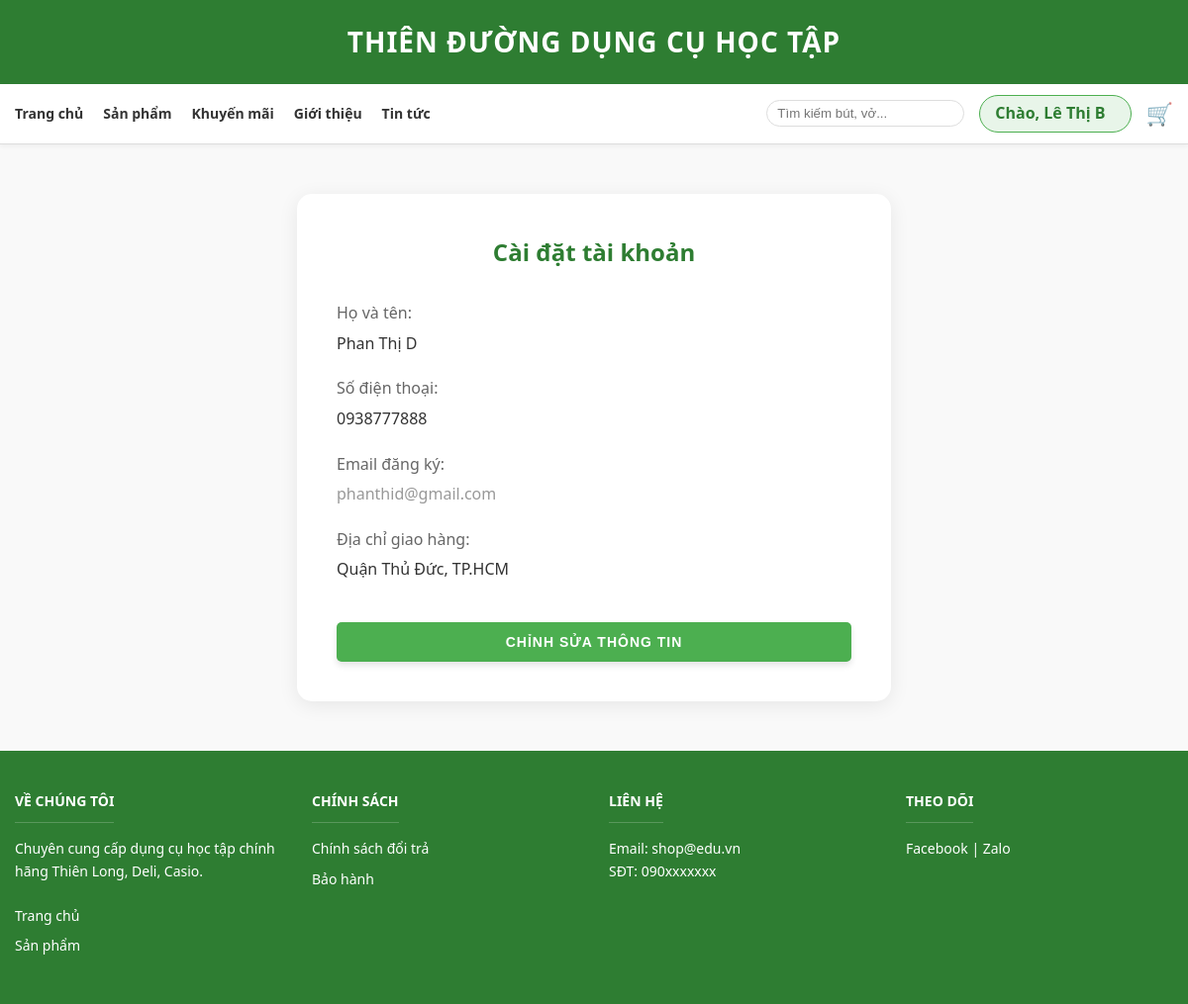
Screenshot of /Views/Taikhoan/settings.php (signed in) with the database file from the repository.
### tables this page shows
CREATE TABLE IF NOT EXISTS `khachhang` (
  `MaKH` int NOT NULL AUTO_INCREMENT,
  `HoTen` varchar(100) NOT NULL,
  `SDT` varchar(20) DEFAULT NULL,
  `DiaChi` text,
  `Email` varchar(100) DEFAULT NULL,
  `MaTK` int DEFAULT NULL,
  PRIMARY KEY (`MaKH`),
  KEY `MaTK` (`MaTK`)
);

### classes/DB.class.php (called while the page is built, shortened)
<?php
class Db
{
    protected $pdo;
    public function __construct()
    {
        try {
            $dsn = "mysql:host=" . DB_HOST . ";dbname=" . DB_NAME . ";charset=utf8mb4";
            $options = [
                PDO::ATTR_ERRMODE            => PDO::ERRMODE_EXCEPTION,
                PDO::ATTR_DEFAULT_FETCH_MODE => PDO::FETCH_ASSOC,
                PDO::ATTR_EMULATE_PREPARES   => false,
            ];
            $this->pdo = new PDO($dsn, DB_USER, DB_PASS, $options);
        } catch (PDOException $e) {
            die("Lỗi kết nối Database: " . $e->getMessage());
        }
    }
    public function query($sql, $params = [])
    {
        $stmt = $this->pdo->prepare($sql);
        $stmt->execute($params);
        return $stmt;
    }
}

### Views/Taikhoan/settings.php (the view, shortened to what this page needs)
<?php
require_once '../../classes/DB.class.php';
$db = new Db();
$maKH = $_SESSION['user_id'];
$user = $db->query("SELECT * FROM khachhang WHERE MaKH = ?", [$maKH])->fetch();
include_once '../includes/header.php';
?>
<div class="container" style="margin-top: 50px; margin-bottom: 50px; display: flex; justify-content: center;">
    <div style="width: 100%; max-width: 600px; background: white; padding: 40px; border-radius: 15px; box-shadow: 0 4px 20px rgba(0,0,0,0.08);">
        <h2 style="color: var(--primary-color); text-align: center; margin-bottom: 30px;">
            Cài đặt tài khoản
        </h2>
        <form method="POST" action="" id="settingsForm">
            <div style="margin-bottom: 20px;">
                <label style="display: block; color: #666; font-weight: 500; margin-bottom: 5px;">Họ và tên:</label>
                <p id="view_hoTen" style="font-size: 16px; color: #333; margin: 0;"><?php echo htmlspecialchars($user['HoTen']); ?></p>
            </div>
            <div style="margin-bottom: 20px;">
                <label style="display: block; color: #666; font-weight: 500; margin-bottom: 5px;">Số điện thoại:</label>
                <p id="view_sdt" style="font-size: 16px; color: #333; margin: 0;"><?php echo htmlspecialchars($user['SDT'] ?? 'Chưa cập nhật'); ?></p>
            </div>
            <div style="margin-bottom: 20px;">
                <label style="display: block; color: #666; font-weight: 500; margin-bottom: 5px;">Email đăng ký:</label>
                <p style="font-size: 16px; color: #999; margin: 0;"><?php echo htmlspecialchars($user['Email']); ?></p>
            </div>
            <div style="margin-bottom: 25px;">
                <label style="display: block; color: #666; font-weight: 500; margin-bottom: 5px;">Địa chỉ giao hàng:</label>
                <p id="view_diaChi" style="font-size: 16px; color: #333; margin: 0;"><?php echo htmlspecialchars($user['DiaChi'] ?? 'Chưa cập nhật'); ?></p>
            </div>
            <div style="display: flex; gap: 10px;">
                <button type="button" id="btn_edit" onclick="toggleEditMode(true)" class="btn-buy-now"
                    style="flex: 1; background: #4caf50; border: none; padding: 12px; color: white; border-radius: 5px; cursor: pointer;">
                    Chỉnh sửa thông tin
                </button>
            </div>
        </form>
    </div>
</div>
<?php include_once '../includes/footer.php'; ?>

### Views/includes/header.php (style rules this page uses)
:root { --primary-color: #2E7D32; --accent-color: #4CAF50; --bg-color: #F9F9F9; --text-color: #333333; --white: #FFFFFF; }
* { margin: 0; padding: 0; box-sizing: border-box; }
body { font-family: 'Segoe UI', Tahoma, Geneva, Verdana, sans-serif; background-color: var(--bg-color); color: var(--text-color); line-height: 1.6; }
.container { width: 1200px; max-width: 100%; margin: 0 auto; padding: 0 15px; }
.btn-buy-now { background-color: #4CAF50; color: white; border: none; padding: 8px 20px; border-radius: 20px; font-weight: bold; cursor: pointer; margin-top: 10px; width: 80%; transition: 0.3s; }
.btn-buy-now { background-color: #4CAF50; color: white; border: none; padding: 10px 25px; border-radius: 25px; font-weight: bold; font-size: 14px; cursor: pointer; margin-top: 15px; width: auto; min-width: 100px; box-shadow: 0 4px 6px rgba(0, 0, 0, 0.1); transition: all 0.3s ease; text-transform: uppercase; letter-spacing: 1px; }

### rows the page displays
khachhang: HoTen "Phan Thị D", SDT "0938777888", Email "phanthid@gmail.com", DiaChi "Quận Thủ Đức, TP.HCM"

### other values shown
$_SESSION['user_name'] "Lê Thị B"
